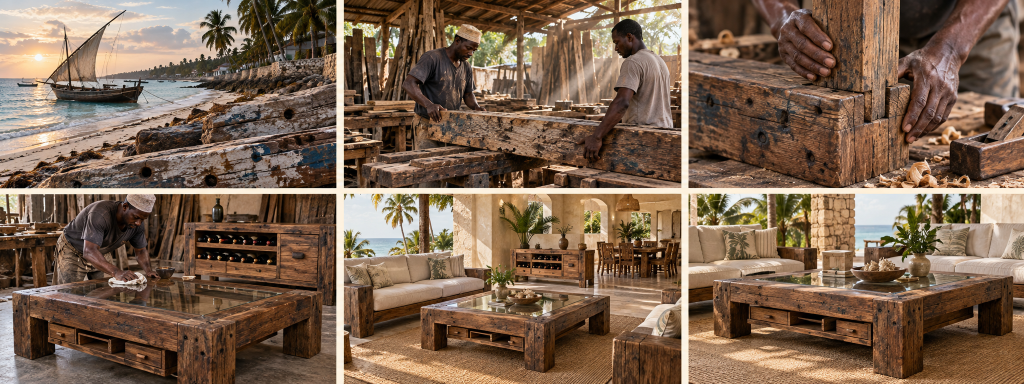
#> input picture docs/paje-dhow-film-storyboard-v1.png, 2048 x 768 px (shown at 1/2 size)
$ python generate_paje_film.py
#> lines starting #> are read from the running program, lines starting #| are printed output that depends on the picture
"""Resumable, sequential free Wan video generation for the Paje Dhow film.

Uses the already-created storyboard and the user's product photograph as
image-to-video inputs. No paid key, account rotation or quota retries.
"""
import argparse
import json
import mimetypes
import shutil
import time
import urllib.error
import uuid
from pathlib import Path

from PIL import Image, ImageDraw
from free_video_motion_test import BASE, NEGATIVE, request, request_json

ROOT = Path(__file__).resolve().parents[1]
OUT = ROOT / "output" / "paje-dhow-film-50s"
STYLE = (
    " Photorealistic premium Zanzibar furniture brand film, warm restrained "
    "natural sunlight, earthy aged timber and cream. Preserve the input image's "
    "people, clothing, architecture and furniture construction. Reclaimed dhow "
    "wood keeps old nail holes, cracks, joinery scars, dark marks and weathered "
    "grain. Never glossy or factory made. Real physical motion, stable solid "
    "geometry, credible hands and tool contact. One continuous shot, no cuts, "
    "no text or logos, no invented lettering. Slow deliberate cinematic camera."
)

# Prioritize establishing a coherent moving sequence, then individual inserts.
SHOTS = [
    ("coast", "coast", 5.0, "Gentle waves repeatedly wash onto the Zanzibar sand and withdraw. The wooden dhow rocks subtly in the water, its rope and sail edge stir in the breeze. Palm fronds move naturally. Very slow low lateral tracking shot past the weathered blue-painted dhow timbers in the foreground. Keep the foreground timber texture sharp; actual water and foliage movement, not a still photograph."),
    ("join_leg", "joint", 3.0, "Extreme close-up of these same skilled craftsman's hands carefully pushing the heavy square reclaimed-wood leg into its matching mortise joint. One hand supports the leg, the other presses the substantial timber rail into alignment. The two wooden parts seat together firmly a few millimeters. Hands then check the seam. Preserve the thick square proportions and old wood scars."),
    ("oil", "oil", 5.0, "The craftsman moves his cloth in slow overlapping strokes along the thick WOODEN BORDER of the glass-center coffee table, spreading natural oil on the reclaimed timber, not on the glass. His forearm, elbow and upper body move naturally. Oil subtly deepens the grain but stays matte, with nail holes and old scars visible. The thick table frame and transparent inset glass remain completely rigid. Subtle workshop dust in sunlight."),
    ("living", "villa", 5.0, "A slow cinematic dolly glide through this Zanzibar villa living room. Genuine three-dimensional parallax around the heavy glass-center reclaimed-wood coffee table between cream-cushion wooden sofas. Tropical leaves sway softly in the sea breeze and linen curtains flutter. Keep the coffee table, thick wooden legs, glass center and wine rack unchanged. Furniture remains the hero, with the Indian Ocean secondary."),
    ("closing_hero", "hero", 5.0, "A deliberate premium cinematic camera push toward this massive reclaimed dhow-timber coffee table. Rigid clear glass center, four substantial square legs, compartmented drawer and age-marked wooden surround stay identical. Natural breeze gently stirs the background palms and cream linen. Real spatial parallax around the table, not a flat zoom. Warm golden side light, calmer softly focused background, furniture hero. No people, no lettering."),
    ("select", "workshop", 5.0, "The two craftsmen hold this same heavy weathered dhow board at the workbench. The man in the light shirt supports its weight with both hands while the man in the charcoal shirt slides his right palm slowly along an old joinery scar, inspecting the grain. They carefully tilt the board a few degrees to inspect the surface, then rest it firmly on the bench. Small natural shifts of hands, shoulders and posture. Preserve the two faces and practical clothes."),
    ("measure_mark", "joint", 3.0, "Close-up of the same dark-skinned craftsman's hands measuring a square joint on this thick reclaimed timber. A short steel carpenter's square is held firmly against the timber edge; the other hand uses a short dark pencil to draw a single precise line beside the square. Small deliberate hand movements, realistic grip, pencil touches wood throughout the marking stroke. Old nail holes and aged grain remain visible. Camera holds steady on the hands."),
    ("cut", "workshop_detail", 3.0, "Macro close-up of a professional craftsman's hands carefully cutting a small reclaimed-wood joinery shoulder with a sharp hand saw at a sturdy Zanzibar workbench. The timber is clamped securely, the supporting hand stays well away from the cutting edge. The saw makes two short controlled strokes with a small stream of fine sawdust. Keep the aged wood thick and substantial. Camera tight on the tool and timber, no face change, no industrial factory."),
    ("plane", "joint", 3.0, "Macro close-up of the skilled craftsman's two hands pushing a traditional wooden hand plane along the flat upper face of this heavy reclaimed timber rail. One short deliberate forward stroke, a thin wood shaving curls out ahead of the plane. Hands grip the same tool firmly, plane sole stays in contact with the wood. The old nail holes and dark scars remain. Slow controlled natural motion, stable table geometry."),
    ("sand", "joint", 3.0, "Macro shot of the same craftsman's hand wrapping a small sheet of sandpaper around a wooden sanding block and making three short back-and-forth sanding strokes along the thick timber joint edge. His other hand braces the rail. Tiny realistic wood dust falls below, with no sparks or exaggerated dust cloud. Preserve the old scars, nail holes and matte weathered surface; only the touch edge is smoothed."),
    ("fit_glass", "oil", 3.0, "The same Zanzibari craftsman carefully grips the near edge of the rigid rectangular transparent glass insert with both hands, lifts the near edge just a centimeter, aligns it and gently seats it onto the prepared recessed supports within the thick reclaimed-wood coffee table surround. The glass panel remains one rigid rectangle, no bending or morphing. Slow careful hand and forearm movement; wood frame and glass dimensions remain identical. No cloth, no wiping."),
    ("wine_compartments", "wine_workshop", 3.0, "Close view of the rustic reclaimed-timber wine rack in the Zanzibar workshop. A craftsman's dark-skinned hand enters from the right and gently seats one thick wooden horizontal bottle-storage divider into its matching slot, then presses its edge to check alignment. Keep the rack's simple open bottle compartments, small drawers and shelves solid and unchanged. Aged nail holes, cracks, matte grain; one natural careful assembly action."),
    ("inspect", "oil", 4.0, "The craftsman stops wiping, rests the cloth on the far wooden corner, then runs his fingertips carefully along the near wood-and-glass seam and checks the corner joint alignment. He leans in slightly and then straightens with quiet professional satisfaction. Keep the original glass-center coffee table, massive timber frame, drawers, wine rack, workshop and craftsman's appearance unchanged. Natural body and hand motion, tactile aged grain in warm light."),
    ("wine_rack", "wine_villa", 4.0, "Premium slow three-dimensional camera slide past this handcrafted reclaimed dhow-wood wine rack against the warm Swahili lime-plastered wall. Keep open wooden bottle compartments, simple shelves and small drawers. Tropical plant leaves gently sway in the breeze; natural window light moves subtly across aged grain. Wine rack remains straight and solid, no changing number of compartments. No people, no glossy finish."),
    ("dining_veranda", "dining", 4.0, "A slow smooth dolly toward the substantial reclaimed dhow-wood dining table and handcrafted timber chairs in the open-air Zanzibar villa. Palm fronds sway outside, linen moves softly and the ocean glimmers subtly through the opening. Preserve the thick timber tabletop, aged edges and heavy chair construction. Bench and cream-cushion wooden lounge furniture remain in surrounding space. Natural spatial parallax, warm restrained sunlight, furniture hero."),
    ("bed", "bed", 3.0, "A premium cinematic slow lateral dolly around this exact authentic reclaimed dhow-wood bed. Preserve the thick posts, pegged through-tenon joints, slatted plank footboard, irregular crisscross reclaimed-timber headboard and ochre patterned mattress. Very light breeze gently moves the cushion fabric edge. Realistic spatial parallax reveals aged wood nail holes and dark marks; no construction or pattern changes. Warm Zanzibar lime-plaster bedroom, matte timber, no people."),
    ("armchair", "armchair", 3.0, "Slow premium cinematic camera arc around this exact authentic reclaimed dhow-wood armchair. Preserve the irregular organic curved wooden arms, broad weathered legs, old cracks and holes, sculptural boat-timber frame and thick natural cream cushions. Gentle breeze makes a cushion fabric corner move slightly. Real spatial parallax, never deform the chair. Warm lime-plaster Zanzibar interior, soft natural sunlight, no people."),
    ("historic_timber", "timber", 3.0, "Macro cinematic tracking shot across the weathered reclaimed dhow timber in the foreground: old blue paint, nail holes, dark marks, small stable cracks and uneven grain. Keep timber completely solid and unchanged. Behind it the ocean waves continuously wash in and withdraw; a few grains of sand shift naturally in the breeze. Low shallow focus camera movement with actual background water motion, no text."),
]


def prepare():
    (OUT / "sources").mkdir(parents=True, exist_ok=True)
    (OUT / "clips").mkdir(exist_ok=True)
    (OUT / "receipts").mkdir(exist_ok=True)
    with Image.open(ROOT / "docs/paje-dhow-film-storyboard-v1.png") as im:
#> im is the input picture: PIL image 2048x768 RGB; mean R, G, B 124.1, 100.1, 80.7
        boxes = {
            "coast": (4, 4, 676, 376), "workshop": (690, 4, 1360, 376),
            "joint": (1375, 4, 2044, 376), "oil": (4, 392, 676, 764),
            "villa": (690, 392, 1360, 764), "hero": (1375, 392, 2044, 764),
            "timber": (4, 145, 550, 375),
            "workshop_detail": (790, 135, 1357, 374),
            "wine_workshop": (355, 394, 674, 660),
            "wine_villa": (693, 394, 1035, 682),
            "dining": (953, 394, 1357, 678),
        }
        for key, box in boxes.items():
            im.crop(box).convert("RGB").save(OUT / "sources" / f"{key}.png")
#> this loop made 11 passes
#> pass 1, in prepare, `im.crop(box).convert("RGB").save(OUT / "sources" / f"{key}.png")`:
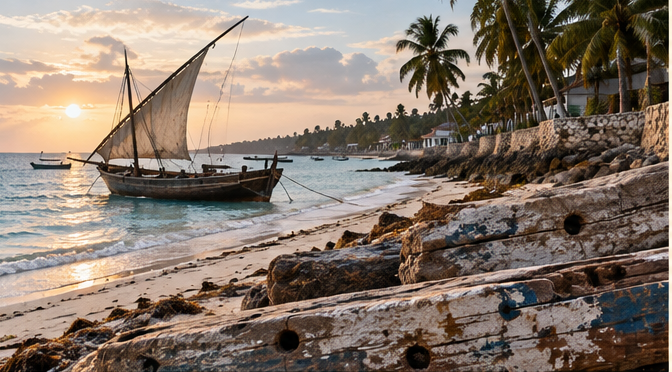
#> saved as coast.png: PIL image 672x372 RGB; mean R, G, B 135, 120.1, 107.9
#> pass 2, in prepare, `im.crop(box).convert("RGB").save(OUT / "sources" / f"{key}.png")`:
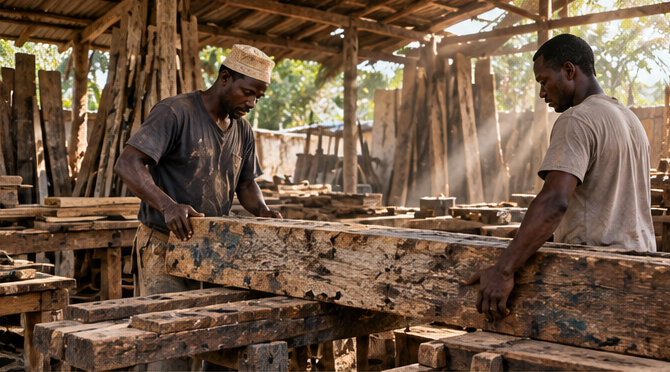
#> saved as workshop.png: PIL image 670x372 RGB; mean R, G, B 112.3, 89.1, 69.9
    photo = Path(r"C:\Users\lenovo\AppData\Local\Temp\codex-clipboard-2d2989f7-47eb-4d9c-ad51-c995827ad420.png")
    with Image.open(photo) as im:
        w, h = im.size
        im.crop((4, 4, int(w * .476), h - 4)).convert("RGB").save(OUT / "sources/bed.png")
        im.crop((int(w * .524), 4, w - 4, h - 4)).convert("RGB").save(OUT / "sources/armchair.png")
    test = ROOT / "output/free-video-test/workshop-motion-test.mp4"
    if not (OUT / "clips/carry.mp4").exists():
        shutil.copy2(test, OUT / "clips/carry.mp4")
    panels = sorted((OUT / "sources").glob("*.png"))
    sheet = Image.new("RGB", (1000, ((len(panels) + 3) // 4) * 172), "#efe9dd")
    draw = ImageDraw.Draw(sheet)
    for index, path in enumerate(panels):
        with Image.open(path) as im:
            im.thumbnail((242, 140))
            x, y = (index % 4) * 250, (index // 4) * 172
            sheet.paste(im, (x + 4, y + 4))
            draw.text((x + 5, y + 146), path.stem, fill="#2b251e")
    sheet.save(OUT / "source-review.jpg", quality=85)
    manifest = [{"id": s[0], "source": s[1], "duration": s[2], "prompt": s[3] + STYLE} for s in SHOTS]
    (OUT / "generation-plan.json").write_text(json.dumps(manifest, indent=2), encoding="utf-8")
    print(f"Prepared {len(panels)} existing reference crops. No new still images generated.", flush=True)


# [68 lines left out: functions upload, generate, not called in this run]


if __name__ == "__main__":
    parser = argparse.ArgumentParser()
    parser.add_argument("--prepare", action="store_true")
    parser.add_argument("--only", nargs="*")
    args = parser.parse_args()
    try:
        prepare()
        if not args.prepare:
            for i, item in enumerate(SHOTS):
                if args.only and item[0] not in args.only:
                    continue
                generate(item, i)
            print("Requested video generation batch completed.", flush=True)
    except urllib.error.HTTPError as error:
        print(f"STOPPED without retry: HTTP {error.code}: {error.read(4096).decode(errors='replace')}", flush=True)
        raise SystemExit(1)
    except Exception as error:
        print(f"STOPPED without retry: {error}", flush=True)
#> (the run stopped early here; a loop or call above may not have finished)
